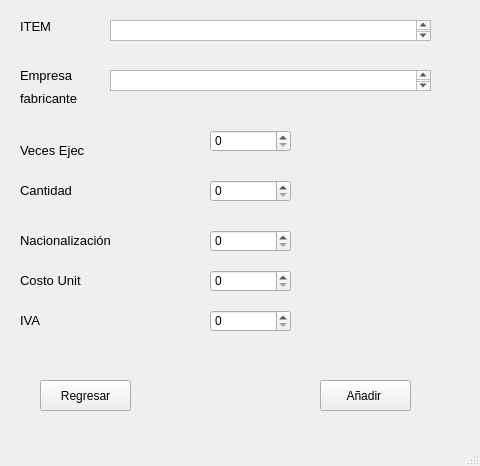
<?xml version="1.0" encoding="UTF-8"?>
<ui version="4.0">
 <class>MainWindow</class>
 <widget class="QMainWindow" name="MainWindow">
  <property name="geometry">
   <rect>
    <x>0</x>
    <y>0</y>
    <width>480</width>
    <height>466</height>
   </rect>
  </property>
  <property name="windowTitle">
   <string>MainWindow</string>
  </property>
  <widget class="QWidget" name="centralwidget">
   <widget class="QLabel" name="label_2">
    <property name="geometry">
     <rect>
      <x>20</x>
      <y>60</y>
      <width>61</width>
      <height>31</height>
     </rect>
    </property>
    <property name="font">
     <font>
      <pointsize>10</pointsize>
     </font>
    </property>
    <property name="text">
     <string>Empresa </string>
    </property>
   </widget>
   <widget class="QLabel" name="label_3">
    <property name="geometry">
     <rect>
      <x>20</x>
      <y>90</y>
      <width>71</width>
      <height>16</height>
     </rect>
    </property>
    <property name="font">
     <font>
      <pointsize>10</pointsize>
     </font>
    </property>
    <property name="text">
     <string>fabricante</string>
    </property>
   </widget>
   <widget class="QLabel" name="label_4">
    <property name="geometry">
     <rect>
      <x>20</x>
      <y>140</y>
      <width>151</width>
      <height>21</height>
     </rect>
    </property>
    <property name="font">
     <font>
      <pointsize>10</pointsize>
     </font>
    </property>
    <property name="text">
     <string>Veces Ejec</string>
    </property>
   </widget>
   <widget class="QSpinBox" name="c">
    <property name="geometry">
     <rect>
      <x>210</x>
      <y>180</y>
      <width>81</width>
      <height>22</height>
     </rect>
    </property>
    <property name="maximum">
     <number>999999999</number>
    </property>
   </widget>
   <widget class="QSpinBox" name="c1">
    <property name="geometry">
     <rect>
      <x>210</x>
      <y>270</y>
      <width>81</width>
      <height>22</height>
     </rect>
    </property>
    <property name="maximum">
     <number>999999999</number>
    </property>
   </widget>
   <widget class="QLabel" name="label_5">
    <property name="geometry">
     <rect>
      <x>20</x>
      <y>180</y>
      <width>101</width>
      <height>21</height>
     </rect>
    </property>
    <property name="font">
     <font>
      <pointsize>10</pointsize>
     </font>
    </property>
    <property name="text">
     <string>Cantidad</string>
    </property>
   </widget>
   <widget class="QLabel" name="label_6">
    <property name="geometry">
     <rect>
      <x>20</x>
      <y>270</y>
      <width>121</width>
      <height>21</height>
     </rect>
    </property>
    <property name="font">
     <font>
      <pointsize>10</pointsize>
     </font>
    </property>
    <property name="text">
     <string>Costo Unit</string>
    </property>
   </widget>
   <widget class="QSpinBox" name="v">
    <property name="geometry">
     <rect>
      <x>210</x>
      <y>130</y>
      <width>81</width>
      <height>22</height>
     </rect>
    </property>
    <property name="maximum">
     <number>999999999</number>
    </property>
   </widget>
   <widget class="QSpinBox" name="i">
    <property name="geometry">
     <rect>
      <x>210</x>
      <y>310</y>
      <width>81</width>
      <height>22</height>
     </rect>
    </property>
    <property name="autoFillBackground">
     <bool>false</bool>
    </property>
    <property name="prefix">
     <string/>
    </property>
    <property name="maximum">
     <number>999999999</number>
    </property>
   </widget>
   <widget class="QTextEdit" name="textEdit">
    <property name="geometry">
     <rect>
      <x>110</x>
      <y>20</y>
      <width>321</width>
      <height>21</height>
     </rect>
    </property>
   </widget>
   <widget class="QLabel" name="label_7">
    <property name="geometry">
     <rect>
      <x>20</x>
      <y>310</y>
      <width>141</width>
      <height>21</height>
     </rect>
    </property>
    <property name="font">
     <font>
      <pointsize>10</pointsize>
     </font>
    </property>
    <property name="text">
     <string>IVA</string>
    </property>
   </widget>
   <widget class="QLabel" name="label">
    <property name="geometry">
     <rect>
      <x>20</x>
      <y>20</y>
      <width>47</width>
      <height>13</height>
     </rect>
    </property>
    <property name="font">
     <font>
      <pointsize>10</pointsize>
     </font>
    </property>
    <property name="text">
     <string>ITEM </string>
    </property>
   </widget>
   <widget class="QTextEdit" name="textEdit_2">
    <property name="geometry">
     <rect>
      <x>110</x>
      <y>70</y>
      <width>321</width>
      <height>21</height>
     </rect>
    </property>
   </widget>
   <widget class="QLabel" name="label_10">
    <property name="geometry">
     <rect>
      <x>20</x>
      <y>230</y>
      <width>141</width>
      <height>21</height>
     </rect>
    </property>
    <property name="font">
     <font>
      <pointsize>10</pointsize>
     </font>
    </property>
    <property name="text">
     <string>Nacionalización</string>
    </property>
   </widget>
   <widget class="QSpinBox" name="n">
    <property name="geometry">
     <rect>
      <x>210</x>
      <y>230</y>
      <width>81</width>
      <height>22</height>
     </rect>
    </property>
    <property name="maximum">
     <number>999999999</number>
    </property>
   </widget>
   <widget class="QPushButton" name="anadi">
    <property name="geometry">
     <rect>
      <x>320</x>
      <y>380</y>
      <width>91</width>
      <height>31</height>
     </rect>
    </property>
    <property name="text">
     <string>Añadir </string>
    </property>
   </widget>
   <widget class="QPushButton" name="boton_regresar">
    <property name="geometry">
     <rect>
      <x>40</x>
      <y>380</y>
      <width>91</width>
      <height>31</height>
     </rect>
    </property>
    <property name="text">
     <string>Regresar</string>
    </property>
   </widget>
  </widget>
  <widget class="QMenuBar" name="menubar">
   <property name="geometry">
    <rect>
     <x>0</x>
     <y>0</y>
     <width>480</width>
     <height>26</height>
    </rect>
   </property>
  </widget>
  <widget class="QStatusBar" name="statusbar"/>
 </widget>
 <resources/>
 <connections/>
</ui>
